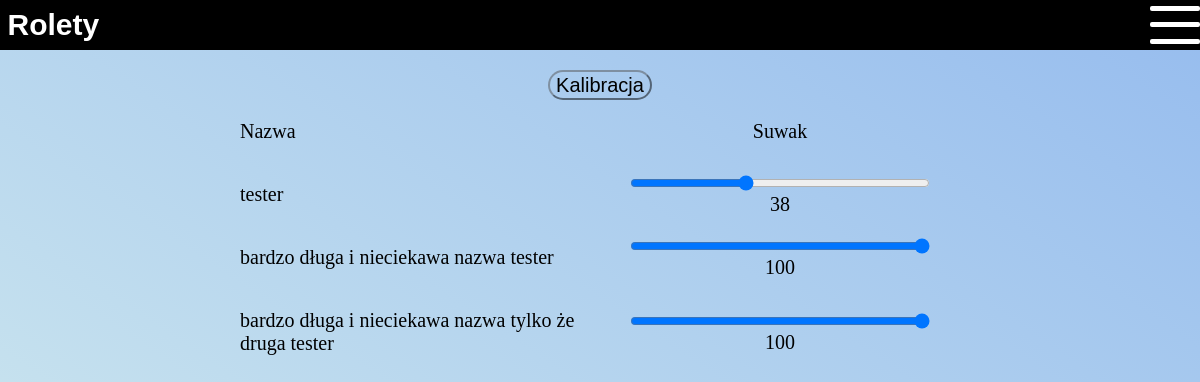
Before: /rolety/ (signed in) with the older database file.
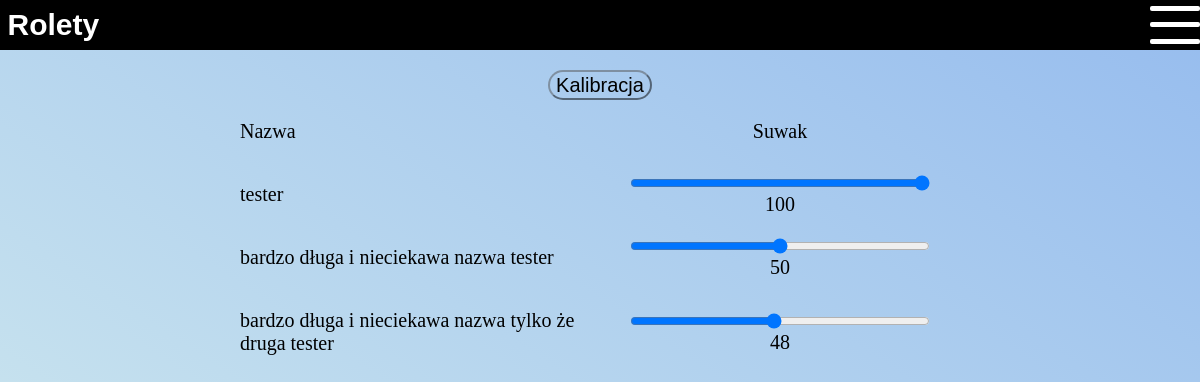
After: the same page with the newer database file.
### app/models.py (models this page shows, shortened)
class Sensor(models.Model):
    user = models.ForeignKey(User, null=True, on_delete=models.CASCADE)
    name = models.CharField(max_length=100)
    ip = models.CharField(max_length=100)
    port = models.IntegerField()
    created = models.DateTimeField(auto_now_add=True)
    fun = models.CharField(max_length=100,default="")

class Sunblind(models.Model):
    sensor = models.ForeignKey(Sensor, on_delete=models.CASCADE)
    value = models.IntegerField(default=0)

### app/views.py (the view, shortened to what this page needs)
# urls.py: path('rolety/',views.sunblind, name="sunblind"),
@login_required(login_url='login')
def sunblind(request):
    user_id = request.user.id
    sensors = Sensor.objects.filter(fun = 'sunblind').filter(user_id=user_id)
    sunblinds = []
    for sensor in sensors:
        sunblinds.extend(Sunblind.objects.filter(sensor_id = sensor.id))
    context = {
                'sensors': sensors,
                'sunblinds': sunblinds
                    }
    return render(request,'base/sunblind.html', context)

### app/templates/base/sunblind.html (shortened to what this page needs)
{% extends 'main.html' %}
{% load static %}
{% block content %}
<link
  rel="stylesheet"
  type="text/css"
  media="screen"
  href='{% static "style/sunblind.css" %}'
/>
<button class="Calibration-button" id="calibration">Kalibracja</button>
<ul class="Sunblind-containers">
  <li>
    <p class="Sunblind-containers__sunblind-name">Nazwa</p>
    <p class="Sunblind-containers__div">Suwak</p>
  </li>
  {% for sensor in sensors %}
    {% for sunblind in sunblinds %}
      {% if sensor.id == sunblind.sensor_id %}
        <li>
          <p class="Sunblind-containers__sunblind-name">{{sensor.name}}</p>
          <div class="Sunblind-containers__div">
            <input
              type="range"
              value="{{sunblind.value}}"
              class="Sunblind-containers__div__slider"
              id="slider"
              placeholder="{{sensor.pk}}"
            />
            <p class="Sunblind-containers__div__slider-value" id="{{sensor.pk}}">
              {{sunblind.value}}
            </p>
          </div>
        </li>
      {% endif %}
    {% endfor %}
  {% endfor %}
</ul>
{% endblock content %}

### templates/main.html (shortened to what this page needs)
<!DOCTYPE html>
{% load static %}
<html lang="pl-PL">
  <head>
    <link rel="stylesheet" type="text/css" media="screen" href='{% static "style/style.css" %}'/>
    <link rel="stylesheet" type="text/css" media="screen" href='{% static "style/navbar.css" %}'/>
  </head>
  <body>
    <header>
      {% include 'navbar.html'%}
    </header>
    <main>
      <div class="container" id="container">
        {% block content %}
        {% endblock %}
      </div>
    </main>
  </body>
</html>

### templates/navbar.html (shortened to what this page needs)
<nav class="Navbar">
  <div class="Navbar__path">
    <a href="{% url 'home' %}" class="Navbar__path-name" id="path-name"></a>
    <div class="Navbar__path__nav-toggle" id="nav-toggle">
      <div class="Navbar__path__nav-toggle__bar"></div>
      <div class="Navbar__path__nav-toggle__bar"></div>
      <div class="Navbar__path__nav-toggle__bar"></div>
    </div>
  </div>
</nav>

### static/style/style.css (style rules this page uses)
:root { --background-start: #96bcee; --background-end: #d6eeee; }
body { min-height: 100vh; max-width: 100vw; min-height: 100dvh; max-width: 100dvw; margin: 0; background: linear-gradient( to right top, var(--background-end), var(--background-start) ); font-size: 20px; }

### static/style/navbar.css (style rules this page uses)
.Navbar { display: flex; flex-direction: column; align-items: flex-end; background-color: black; }
.Navbar__path { display: flex; align-items: center; justify-content: space-between; width: 100vw; }
.Navbar__path__nav-toggle { height: 2.5em; width: 2.5em; display: flex; justify-content: space-around; flex-direction: column; }
.Navbar__path__nav-toggle__bar { width: 100%; height: 0.25em; border-radius: 0.1em; background-color: white; }
.Navbar__path-name { padding-left: 0.25em; font-family: Arial, Helvetica, sans-serif; font-weight: bold; font-size: 1.5em; text-decoration: none; color: white; }

### static/style/sunblind.css (style rules this page uses)
.container { display: flex; justify-content: center; flex-direction: column; align-items: center; }
.Calibration-button { font-size: 1em; margin-top: 1em; background: none; height: 1.5em; width: auto; border-radius: 15px; border-color: rgba(0, 0, 0, 0.5); position: relative; }
.Sunblind-containers { margin: 0; padding: 0; list-style-type: none; }
.Sunblind-containers li { display: flex; justify-content: center; align-items: center; }
.Sunblind-containers__sunblind-name { word-wrap: break-word; width: max(100px, min(30vw, 500px)); width: max(100px, min(30dvw, 500px)); }
.Sunblind-containers__div { display: flex; justify-content: center; flex-direction: column; align-items: center; width: max(100px, min(30vw, 500px)); width: max(100px, min(30dvw, 500px)); }
.Sunblind-containers__div__slider { width: max(100px, min(25vw, 300px)); width: max(100px, min(25dvw, 300px)); }
.Sunblind-containers__div__slider-value { margin: 0; }
@media only screen and (min-width: 700px) { .Calibration-button::before, .Sunblind-containers__calibration-button::before { content: ""; width: auto; left: 0; top: 0; right: 0; bottom: 0; height: auto; border-radius: 15px; background-color: rgba(255, 255, 255, 1); position: absolute; transition: transform 0.3s; transform: scaleX(0); z-index: -1; } }

Changed rows visible on the page:
changed Sunblind (number 1 of 3 on the later page): value "38" → "100"
changed Sunblind (number 2 of 3 on the later page): value "100" → "50"
changed Sunblind (number 3 of 3 on the later page): value "100" → "48"
